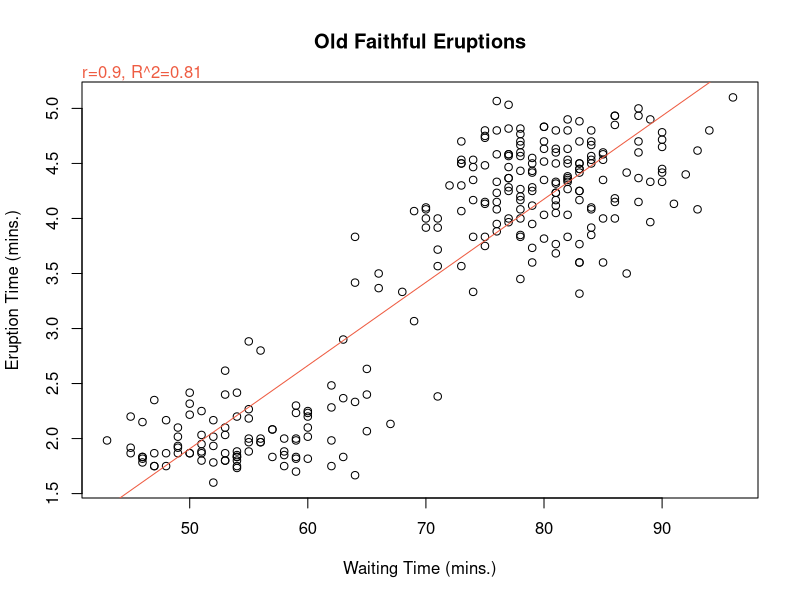

Here is the R script that generated this plot:
library(datasets)
attach(faithful)

# Using Old Faithful Geyser Data from the datasets package, construct a simple
# linear model of 

# Produce a scatterplot.
plot(eruptions ~ waiting,
     main="Old Faithful Eruptions",
     xlab="Waiting Time (mins.)", ylab="Eruption Time (mins.)")

# Construct the linear model.
model <- lm(eruptions ~ waiting)
abline(model, col="tomato2")

# Add labels.
r <- cor(eruptions, waiting)
r2 <- summary(model)$adj.r.squared

label <- paste("r=", round(r, 2), ", R^2=", round(r2, 2), sep="")
mtext(label, side=3, adj=0, col="tomato2")
